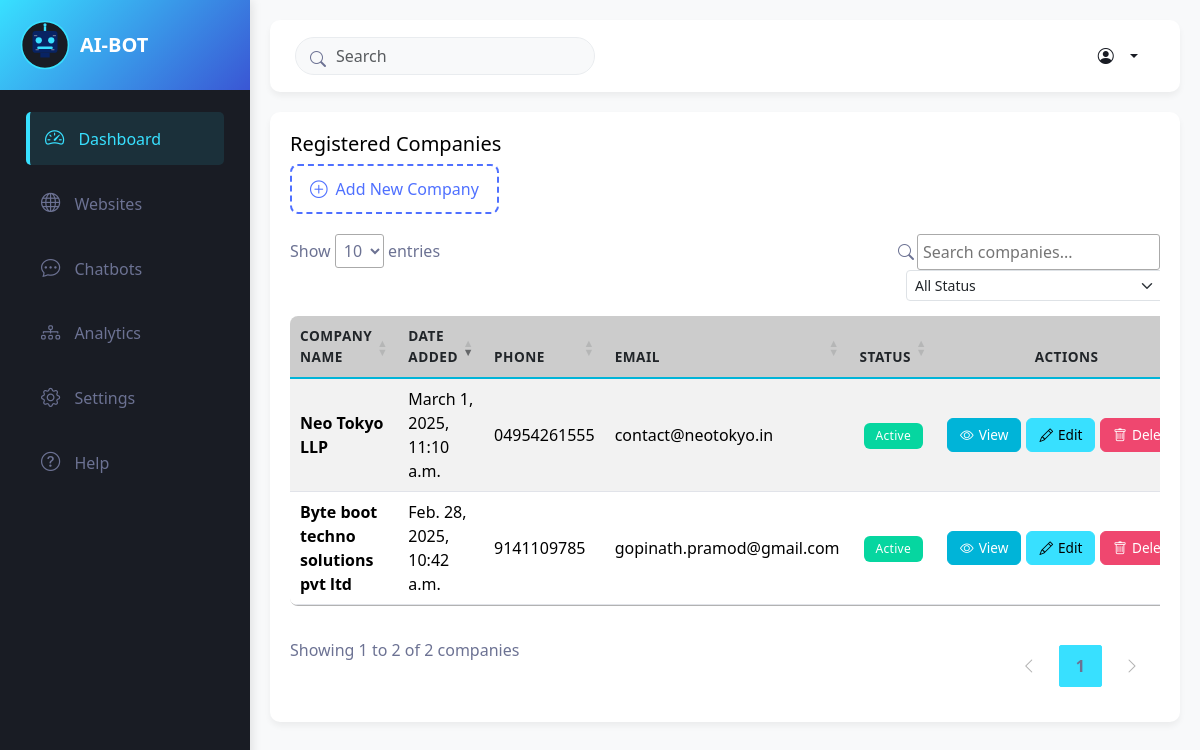
The page /bots on the database its author committed.
### home/models.py (models this page shows, shortened)
class CustomUser(AbstractBaseUser, PermissionsMixin):
    email = models.EmailField(unique=True, verbose_name='email address')
    company_name = models.CharField(max_length=100, blank=True, verbose_name='company name')
    website = models.CharField(max_length=30, blank=True, verbose_name='website')
    phone = models.CharField(max_length=15, blank=True, verbose_name='phone number')
    address = models.TextField(blank=True, verbose_name='address')
    is_active = models.BooleanField(default=True, verbose_name='active')
    is_staff = models.BooleanField(default=False, verbose_name='staff status')
    company_logo = models.ImageField(upload_to='company_logo', null=True, blank=True)
    role = models.CharField(max_length=20,
                            choices=(
                                ("user","user"),
                                ("manager","manager"),
                                ("admin","admin"),
                            ),
                            default='user'
                            )
    api_key = models.CharField(max_length=100, unique=True, null=True, blank=True)
    api_key_added = models.DateTimeField(auto_now_add=False, null=True, blank=True)
    api_expiry = models.DateTimeField(auto_now=False, null=True, blank=True)
    date_joined = models.DateTimeField(auto_now_add=True, verbose_name='date joined')
    objects = CustomUserManager()
    USERNAME_FIELD = 'email'
    REQUIRED_FIELDS = ["company_name","phone"]
    class Meta:
        verbose_name = 'user'
        verbose_name_plural = 'users'

### home/views.py (the view, shortened to what this page needs)
# urls.py: path("bots",views.bots,name="bots"),
def bots(request):
    users = CustomUser.objects.all()
    form =  UserAddForm()
    context = {
        "users":users,
        "form":form
    }
    return render(request,"bots.html",context)

### home/forms.py
class UserAddForm(UserCreationForm):
    class Meta:
        model = CustomUser
        fields = ["email","phone","address","company_logo","company_name","website","password1","password2"]
        widgets = {
            "address":forms.Textarea(attrs={"class":"form-control", "placeholder":"Username"}),
            "phone":forms.NumberInput(attrs={"class":"form-control","placeholder":"Phone Number"}),
            "company_logo":forms.FileInput(attrs={"class":"form-control"}),
            "email":forms.EmailInput(attrs={"class":"form-control","placeholder":"Email"}),
            "company_name":forms.TextInput(attrs={"class":"form-control", "placeholder":"Company Name"}),
            "website":forms.TextInput(attrs={"class":"form-control", "placeholder":"Website"}),
        }
    def __init__(self, *args, **kwargs):
        super(UserAddForm, self).__init__(*args, **kwargs)
        self.fields['password1'].widget = forms.PasswordInput(attrs={'class': 'form-control  py-3', 'placeholder': 'Password'})
        self.fields['password2'].widget = forms.PasswordInput(attrs={'class': 'form-control  py-3', 'placeholder': 'Password confirmation'})

### templates/bots.html (shortened to what this page needs)
{% extends "index.html" %}
{% block content %}
<div class="row g-4">
    <div class="col-lg-12">
        <div class="dashboard-card">
            <h5>Registered Companies</h5>
            <button class="btn-add-company" data-bs-toggle="modal" data-bs-target="#exampleModal">
                <i class="bi bi-plus-circle"></i> Add New Company
            </button>
            <div class="list-group">
                <div class="table-responsive">
                    <table id="companyTable" class="table  table-striped" style="background-color: var(--card-bg) !important;">
                        <thead>
                            <tr>
                                <th>Company Name</th>
                                <th>Date Added</th>
                                <th>Phone</th>
                                <th>Email</th>
                                <th>Status</th>
                                <th>Actions</th>
                            </tr>
                        </thead>
                        <tbody>
                            {% for user in users %}
                            <tr>
                                <td>
                                    <div class="fw-bold">{{ user.company_name }}</div>
                                </td>
                                <td>{{ user.date_joined }}</td>
                                <td>{{ user.phone }}</td>
                                <td>{{ user.email }}</td>
                                <td>
                                    {% if user.is_active == True %}
                                        <span class="badge bg-success">Active</span>
                                    {% else %}
                                        <span class="badge bg-danger">Inactive</span>
                                    {% endif %}
                                </td>
                                <td>
                                    <div class="action-buttons">
                                        <a href="{%url 'update_company' user.id %}" class="btn btn-dark btn-sm">
                                            <i class="bi bi-eye"></i> View
                                        </a>
                                        <button class="btn btn-primary btn-sm">
                                            <i class="bi bi-pencil"></i> Edit
                                        </button>
                                        <button class="btn btn-danger btn-sm">
                                            <i class="bi bi-trash"></i> Delete
                                        </button>
                                    </div>
                                </td>
                            </tr>
                            {% endfor %}
                        </tbody>
                    </table>
                </div>
            </div>
        </div>
    </div>
</div>
<link rel="stylesheet" type="text/css" href="https://cdn.datatables.net/1.11.5/css/jquery.dataTables.css">
{% endblock %}

### static/css/admin_styles.css (style rules this page uses)
:root { --primary: #38e0ff ; --secondary: #191C24; --light: #6C7293; --dark: #000000; --primary-dark: #3a56d4; --primary-light: #4f70ff; --accent: #00b4d8; --accent-dark: #0096c7; --danger: #ef476f; --success: #06d6a0; --warning: #ffd166; --card-bg: #ffffff; --hover-bg: #f0f4ff; }
body { font-family: 'Segoe UI', Tahoma, Geneva, Verdana, sans-serif; background-color: #f8f9fa; margin: 0; padding: 0; overflow-x: hidden; }
.dashboard-card { background-color: white; border-radius: 10px; padding: 20px; margin-bottom: 20px; box-shadow: 0 4px 6px rgba(0,0,0,0.05); transition: transform 0.3s; height: calc(100% - 20px); }

### templates/bots.html (style rules this page uses)
:root { --primary: #38e0ff; --primary-dark: #3a56d4; --primary-light: #4f70ff; --secondary: #191C24; --light: #6C7293; --dark: #000000; --accent: #00b4d8; --accent-dark: #0096c7; --danger: #ef476f; --success: #06d6a0; --warning: #ffd166; --card-bg: #ffffff; --hover-bg: #f0f4ff; }
.btn { border-radius: 6px; padding: 8px 16px; font-weight: 500; transition: all 0.2s ease; }
.btn-dark { background-color: var(--accent); border-color: var(--accent); }
.btn-primary { background-color: var(--primary); border-color: var(--primary); color: var(--dark); }
.btn-danger { background-color: var(--danger); border-color: var(--danger); }
.btn-sm { padding: 5px 10px; font-size: 0.85rem; }
.btn i { margin-right: 5px; }
table.dataTable { border-collapse: separate !important; border-spacing: 0; margin-top: 20px !important; margin-bottom: 20px !important; width: 100% !important; border-radius: 8px; overflow: hidden; }
table.dataTable thead th { background-color: rgba(0, 0, 0, 0.2); border-bottom: 2px solid var(--accent) !important; padding: 15px 12px; font-weight: 600; text-transform: uppercase; font-size: 0.85rem; letter-spacing: 0.5px; }
table.dataTable tbody tr { color: #fff !important; transition: all 0.2s ease; }
table.dataTable tbody tr:nth-of-type(odd) { background-color: rgba(0, 0, 0, 0.1); color: #000000; }
table.dataTable tbody td { padding: 15px 12px; border-bottom: 1px solid rgba(108, 114, 147, 0.2); vertical-align: middle; color: #000000 !important; }
.badge { padding: 7px 12px; font-weight: 500; border-radius: 6px; letter-spacing: 0.3px; transition: all 0.2s ease; }
.bg-success { background-color: var(--success) !important; }
.btn-add-company { display: inline-flex; align-items: center; background-color: transparent; border: 2px dashed var(--primary-light); color: var(--primary-light); padding: 10px 18px; border-radius: 8px; transition: all 0.3s ease; margin-bottom: 20px; }
.btn-add-company i { font-size: 1.1rem; margin-right: 8px; }
.action-buttons { display: flex; gap: 5px; }
.action-buttons .btn { padding: 6px 12px; display: inline-flex; align-items: center; justify-content: center; }
.dashboard-card { color: #000000 !important ; }

### rows shown on the page
CustomUser: company_name "Byte boot techno solutions pvt ltd", date_joined "Feb. 28, 2025, 10:42 a.m.", phone "9141109785", email "gopinath.pramod@gmail.com", is_active "Active"
CustomUser: company_name "Neo Tokyo LLP", date_joined "March 1, 2025, 11:10 a.m.", phone "04954261555", email "contact@neotokyo.in", is_active "Active"
